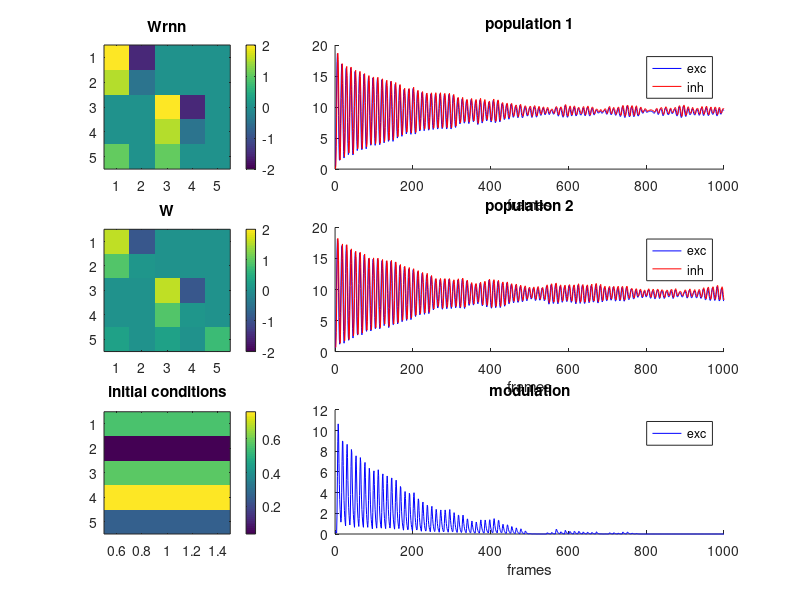
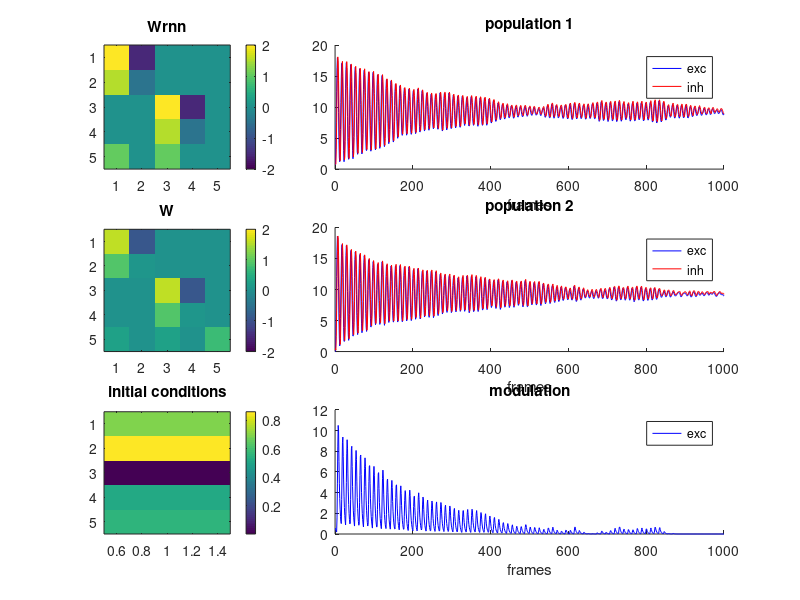
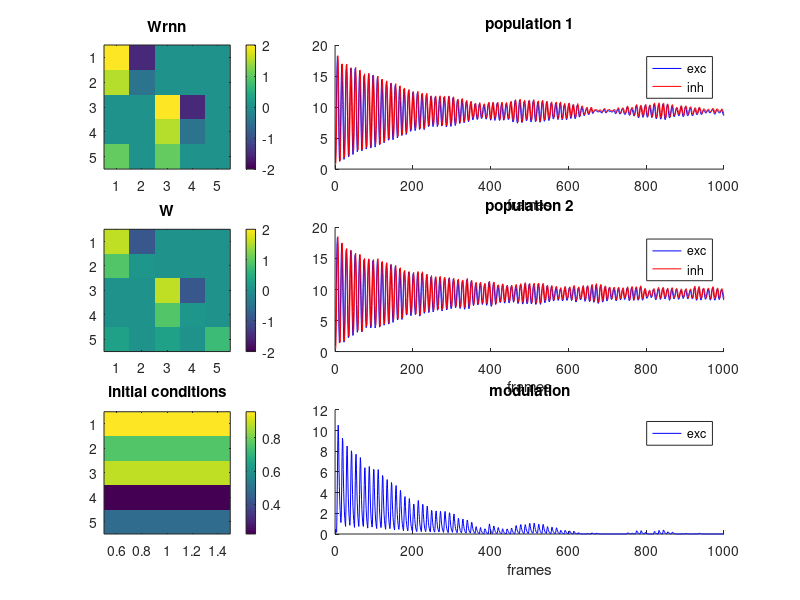
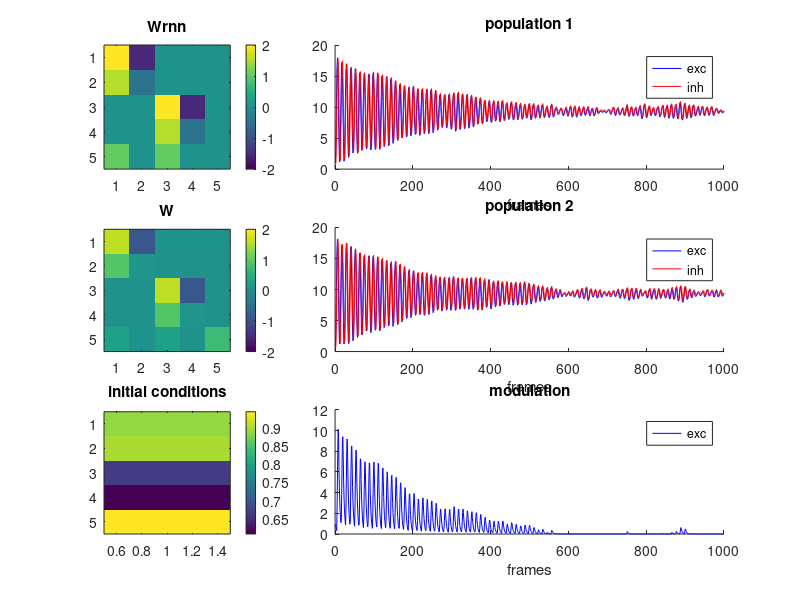

Source code (MATLAB) for these figures, in order: (Note: this script raises an error after producing the figures.)
% synchrony

function synchrony()

A = [2, -1.52; 1.52, -0.5]; %one neural subpopulation with close eig~1
gain = 1;
net.poisson     = 0;

%% fig 2: no bias
%{
% no input
Wrnn            = blkdiag(A,A,0);
net.Wrnn        = Wrnn; 
net.alpha       = [0.6, 0.6, 0.6, 0.6, 0.6];
net.b           = [0,0,0,0,0];
net = make_network(net);

r1 = plot_network(net,[10,0,10,0,0]);

% input only network
Wrnn            = blkdiag(A,A,0);
Wrnn(:,end)     = [0;0;0;0;0]; % output weights
Wrnn(end,:)     = [1,0,1,0,0]; % input weights
net.Wrnn        = Wrnn; 
net = make_network(net);

r2 = plot_network(net,[5,5,0,0,0]); % desynchronized
r3 = plot_network(net,[5,5,5,5,0]); % synchronized

figure; 
errorbar([1,2,3], ...
    [mean(r1(500:end,5)), mean(r2(500:end,5)), mean(r3(500:end,5))],...
    [std(r1(500:end,5)), std(r2(500:end,5)), std(r3(500:end,5))],...
    'CapSize',20,'LineWidth',2,'LineStyle','none');
xticks([1,2,3]);
xticklabels({'no input','desynchronized input','synchronized input'});
ylabel('mean activity'); title('modulatory neuron');

%% fig3: with bias
% no input network

Wrnn            = blkdiag(A,A,0);
net.Wrnn        = Wrnn; 
net.alpha       = [0.6, 0.6, 0.6, 0.6, 0.6];
net.b           = [5,0,5,0,0];
net = make_network(net);

r1 = plot_network(net,[10,0,10,0,0]);

% input only network
Wrnn            = blkdiag(A,A,0);
Wrnn(:,end)     = [0;0;0;0;0]; % output weights
Wrnn(end,:)     = [1,0,1,0,0]; % input weights

net.Wrnn        = Wrnn; 
net = make_network(net);

r2 = plot_network(net,[5,5,0,0,0]); % desynchronized
r3 = plot_network(net,[5,5,5,5,0]); % synchronized

figure; 
errorbar([1,2,3], ...
    [mean(r1(500:end,5)), mean(r2(500:end,5)), mean(r3(500:end,5))],...
    [std(r1(500:end,5)), std(r2(500:end,5)), std(r3(500:end,5))],...
    'CapSize',20,'LineWidth',2,'LineStyle','none');
xticks([1,2,3]);
xticklabels({'no input','desynchronized input','synchronized input'});
ylabel('mean activity'); title('modulatory neuron');

%}

%% fig4: self-inhibition
% no input network
net.alpha       = [0.6, 0.6, 0.6, 0.6, 0.3];
%net.b           = [0,0,0,0,-1];
%net.b           = [5,0,5,0,0];
net.b           = [5,0,5,0,-20];


Wrnn            = blkdiag(A,A,0);
%Wrnn(:,end)     = [1;0;1;0;0]; % output weights
Wrnn(end,:)     = [1,0,1,0,0]; % input weights
net.Wrnn        = gain*Wrnn; 
net             = make_network(net);

corrcoefflist = [];
meanlist      = [];
stdlist       = [];

for iter = 1:20   
    init = rand(1,net.nneurons);
    r = plot_network(net,init); 
    R = corrcoef(r(500:end,1)',r(500:end,3)');
    corrcoefflist(end+1) = R(2,1);
    meanlist(end+1) = mean(r(500:end,5));
    stdlist(end+1) = std(r(500:end,5));
    close(gcf)
end
figure('Position',[2141 389 671 545]); 
errorbar(corrcoefflist, meanlist, stdlist,...
    'CapSize',20,'LineWidth',2,'LineStyle','none');
xlabel('Corrcoeff')
ylabel('mean activity'); title('modulatory neuron');

%% fig5: add feedback
net.alpha       = [0.6, 0.6, 0.6, 0.6, 0.2];
net.b           = [5,0,5,0,0];

Wrnn            = blkdiag(A,A,0);
net.Wrnn        = Wrnn; 
net = make_network(net);
r1 = plot_network(net,[1,0,1,0,0]);

end

function net = make_network(net)
    net.nneurons    = size(net.Wrnn,1);
    net.decay       = diag(1-net.alpha) * eye(net.nneurons);
    net.NoiseStd    = 0.1;
    net.W           = net.decay + diag(net.alpha) * net.Wrnn;

    [S,D] = eig(net.W);
end

function r = plot_network(net, init)
    if exist('init','var')
        r(1,:)  = init;
    else
        r(1,:)  = rand(1,net.nneurons);
    end
    r = propagate_dynamics(net, init);

    figure('Position',[2141 389 671 545])
    % initial conditions
    subplot(3,3,1); 
    imagesc(net.Wrnn);colorbar;title('Wrnn');caxis([-2,2]);
    
    subplot(3,3,4); 
    imagesc(net.W);colorbar;title('W');caxis([-2,2]);
    
    subplot(3,3,7); 
    imagesc(init');colorbar;title('initial conditions');
    
    ax = subplot(3,3,2:3);hold on;
    plot(r(:,1), 'b');
    plot(r(:,2), 'r');
    title('population 1'); legend({'exc', 'inh'}); xlabel('frames');

    ax1 = subplot(3,3,5:6); hold on;
    plot(r(:,3), 'b');
    plot(r(:,4), 'r');
    title('population 2'); legend({'exc', 'inh'}); xlabel('frames');

    ax2 = subplot(3,3,8:9); hold on;
    plot(r(:,5), 'b');
    title('modulation'); legend({'exc'}); xlabel('frames');
    
    linkaxes([ax,ax1,ax2],'x');
end

function r = propagate_dynamics(net, init)
    Niters = 1000;
    
    if exist('init','var')
        r(1,:)  = init;
    else
        r(1,:)  = rand(1,net.nneurons);
    end
    
    for iter = 2:Niters
        if net.poisson == 1
            r(iter,:) = net.decay*r(iter-1,:)' + ...
                diag(net.alpha)*relu(net.Wrnn*r(iter-1,:)'+ ...
                    r(iter-1,:)'.* (net.NoiseStd * diag(sqrt(2./net.alpha))*rand(net.nneurons,1)) +...
                    net.b');
        else
            r(iter,:) = net.decay*r(iter-1,:)' + ...
                diag(net.alpha)*relu(net.Wrnn*r(iter-1,:)'+ ...
                    net.NoiseStd * diag(sqrt(2./net.alpha))*rand(net.nneurons,1) +...
                    net.b');
        end
    end
end

function x =relu(x)
    x(x<0) = 0;
end